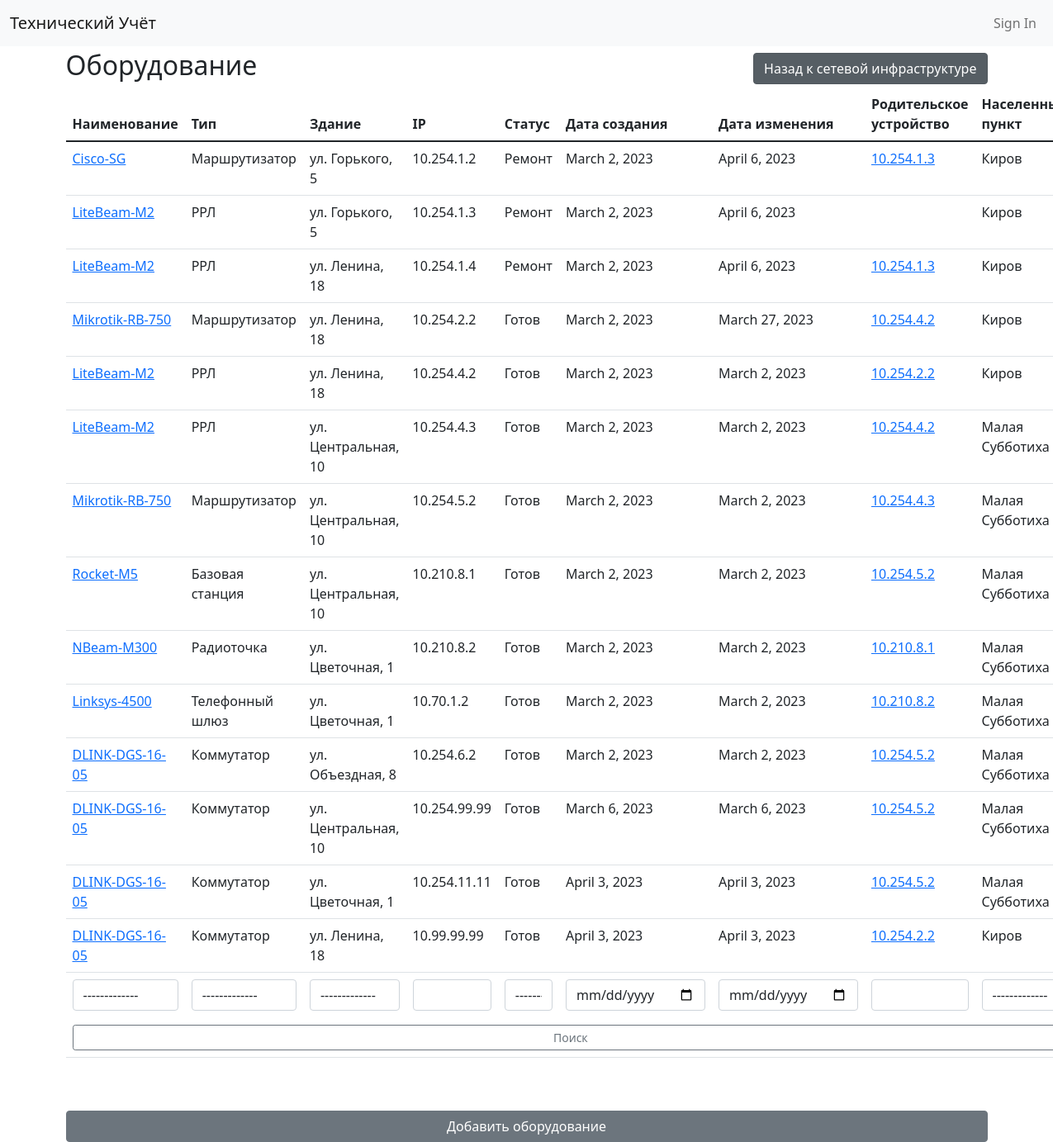
/nodes/, run on the app's committed database.
### nodes/models.py (models this page shows, shortened)
class Node(models.Model):
    name = models.ForeignKey(
        NodeName,
        on_delete=models.CASCADE,
        verbose_name="Наименование",
        null=True,
        blank=True
    )
    type = models.ForeignKey(NodeType, on_delete=models.CASCADE, verbose_name="Тип")
    created_date = models.DateField('Дата создания', auto_now_add=True)
    change_date = models.DateField('Дата изменения', auto_now=True)
    entity = models.ForeignKey(
        "entities.entity",
        on_delete=models.CASCADE,
        verbose_name="Сущность",
        null=True,
        blank=True
    )
    status = models.ForeignKey(
        'abonents.objectstatus',
        on_delete=models.CASCADE,
        verbose_name="Статус",
        null=True,
        blank=True
    )
    building = models.ForeignKey(
        'buildings.building',
        on_delete=models.CASCADE,
        verbose_name="Здание",
        null=True,
        blank=True
    )
    ip_address = models.GenericIPAddressField("IP адрес", null=True, blank=True)
    parent = models.ForeignKey('self', models.CASCADE, null=True, blank=True, verbose_name='Родительское устройство')
    class Meta:
        verbose_name = "Логическое устройство"
        verbose_name_plural = "Логические устройства"
        ordering = ['id']
    def get_absolute_url(self):
        return reverse('node-detail', kwargs={'pk': self.pk})
    def __str__(self):
        return f'{self.name.name} {self.ip_address}'

class NodeName(models.Model):
    name = models.CharField('Наименование', max_length=16, unique=True)
    type = models.ForeignKey(
        NodeType,
        on_delete=models.CASCADE,
        verbose_name="Тип",
        null=True,
        blank=True
    )
    class Meta:
        verbose_name = "Имя оборудования"
        verbose_name_plural = "Имена оборудования"
        ordering = ['id']
    def __str__(self):
        return self.name

class NodeType(models.Model):
    name = models.CharField('Наименование', max_length=16, unique=True)
    class Meta:
        verbose_name = "Тип оборудования"
        verbose_name_plural = "Типы оборудования"
        ordering = ['id']
    def __str__(self):
        return self.name

### buildings/models.py (models this page shows)
class Building(models.Model):
    type = models.ForeignKey(BuildingType, on_delete=models.CASCADE, verbose_name="Тип")
    street = models.CharField('Улица', max_length=25, unique=False)
    house = models.CharField('Дом', max_length=8, unique=False)
    region = models.ForeignKey(Region, models.CASCADE, blank=True, null=True)
    class Meta:
        verbose_name = "Здание"
        verbose_name_plural = "Здания"
        ordering = ['id']
    def __str__(self):
        return f'{self.street}, {self.house}'

class Region(models.Model):
    name = models.CharField('Наименование населенного пункта', max_length=50, unique=True)
    type = models.ForeignKey(RegionType, on_delete=models.CASCADE)
    class Meta:
        verbose_name = "Регион"
        verbose_name_plural = "Регионы"
        ordering = ['id']
    def __str__(self):
        return self.name

### abonents/models.py (models this page shows)
class ObjectStatus(models.Model):
    name = models.CharField('Наименование', max_length=50, unique=True)
    class Meta:
        verbose_name = "Статус объекта"
        verbose_name_plural = "Статусы объектов"
        ordering = ['id']
    def __str__(self):
        return self.name

### nodes/views.py (the view, shortened to what this page needs)
# urls.py: path("", ListAndCreateNodeView.as_view(), name='node-list'),
class ListAndCreateNodeView(CreateView):
    model = Node
    template_name = "nodes/list.html"
    fields = create_and_update_fileds
    def get_context_data(self, **kwargs):
        context = super().get_context_data(**kwargs)
        qs = self.model.objects.all()
        filtered = False
        if self.request.GET.get('type'):
            _type = self.request.GET.get('type')
            if _type.isdigit():
                qs = qs.filter(type__id=int(_type))
                filtered = True
                context['select_type'] = int(_type)
        if self.request.GET.get('name'):
            name = self.request.GET.get('name')
            if name.isdigit():
                qs = qs.filter(name__id=int(name))
                filtered = True
                context['select_name'] = int(name)
        if self.request.GET.get('building'):
            building = self.request.GET.get('building')
            if building.isdigit():
                qs = qs.filter(building__id=int(building))
                filtered = True
                context['select_building'] = int(building)
        if self.request.GET.get('ip_address'):
            ip_address = self.request.GET.get('ip_address')
            qs = qs.filter(ip_address__icontains=ip_address)
            filtered = True
            context['ip_address'] = ip_address
        if self.request.GET.get('parent_ip_address'):
            parent_ip_address = self.request.GET.get('parent_ip_address')
            qs = qs.filter(parent__ip_address__icontains=parent_ip_address)
            filtered = True
            context['parent_ip_address'] = parent_ip_address
        if self.request.GET.get('object_status'):
            object_status = self.request.GET.get('object_status')
            if object_status.isdigit():
                qs = qs.filter(status__id=int(object_status))
                context['select_object_status'] = int(object_status)
                filtered = True
        if self.request.GET.get('region'):
            region = self.request.GET.get('region')
            if region.isdigit():
                qs = qs.filter(building__region__id=int(region))
                filtered = True
                context['select_region'] = int(region)
        page = 1
        if self.request.GET.get('page'):
            page = self.request.GET.get('page')
            if page.isdigit():
                page = int(page)
        paginator = Paginator(qs, 20)
        context['nodes_pages'] = paginator.num_pages
        context["nodes"] = paginator.get_page(page)
        context["object_statuses"] = ObjectStatus.objects.all()
        context['buildings'] = Building.objects.select_related('region').all()
        context['node_names'] = NodeName.objects.select_related('type').all()
        context['all_nodes'] = Node.objects.all() # поправить
        context["node_types"] = NodeType.objects.all()
        context["regions"] = Region.objects.all()
        context["filtered"] = filtered
        return context

### techuchet/users/context_processors.py (called while the page is built)
def allauth_settings(request):
    return {
        "ACCOUNT_ALLOW_REGISTRATION": settings.ACCOUNT_ALLOW_REGISTRATION,
    }

### nodes/templates/nodes/list.html (shortened to what this page needs)
{% extends "base.html" %}
{% load crispy_forms_tags %}
{% block content %}
    <div class="d-flex justify-content-between align-items-center">
      <h2>Оборудование</h2>
      <a href="{% url 'net_infrustructure' %}"><button class="btn btn-secondary active" role="button" aria-pressed="true">Назад к сетевой инфраструктуре</button></a>
    </div>
    <table class="table">
        <thead>
          <tr>
            <th scope="col">Наименование</th>
            <th scope="col">Тип</th>
            <th scope="col">Здание</th>
            <th scope="col">IP</th>
            <th scope="col">Статус</th>
            <th scope="col">Дата создания</th>
            <th scope="col">Дата изменения</th>
            <th scope="col">Родительское устройство</th>
            <th scope="col">Населенный пункт</th>
          </tr>
        </thead>
        <tbody>
            {% for node in nodes %}
                <tr>
                  <td><a href="{{ node.get_absolute_url }}">{{ node.name.name }}</a></td>
                    <td>{{ node.type }}</td>
                    <td>{{ node.building }}</td>
                    <td>{{ node.ip_address }}</td>
                    <td>{{ node.status }}</td>
                    <td>{{ node.created_date }}</td>
                    <td>{{ node.change_date }}</td>
                    <td>
                      {% if node.parent %}
                        <a href="{{ node.parent.get_absolute_url }}">{{ node.parent.ip_address }}</a>
                      {% endif %}
                    </td>
                    <td>{{ node.building.region }}</td>
                </tr>
            {% endfor %}
            <form action=".">
              <tr class="form-table-search-tr">
                <td>
                  <select name="name" class="form-control form-table-search-input">
                    <option value="">-------------</option>
                  </select>
                </td>
                <td>
                  <select name="type" class="form-control form-table-search-input">
                    <option value="">-------------</option>
                  </select>
                </td>
                <td>
                  <select name="building" class="form-control form-table-search-input">
                    <option value="">-------------</option>
                  </select>
                </td>
                <td><input name="ip_address" {% if ip_address %}value="{{ip_address}}"{% endif %} class="form-control form-table-search-input"></input></td>
                <td>
                  <select name="object_status" class="form-control form-table-search-input">
                    <option value="">-------------</option>
                  </select>
                </td>
                <td><input type="date" {% if created_date %}value="{{created_date}}"{% endif %} name="created_date" class="form-control form-table-search-input"></input></td>
                <td><input type="date" {% if change_date %}value="{{change_date}}"{% endif %} name="change_date" class="form-control form-table-search-input"></input></td>
                <td>
                  <input name="parent_ip_address" {% if parent_ip_address %}value="{{parent_ip_address}}"{% endif %} class="form-control form-table-search-input"></input>
                </td>
                <td>
                  <select name="region" class="form-control form-table-search-input">
                    <option value="">-------------</option>
                  </select>
                </td>
              </tr>
              <tr {% if filtered %}class="form-table-search-tr"{% endif %}>
                <td colspan="9"><button class="w-100 btn btn-outline-secondary btn-sm" type="submit">Поиск</button></td>
              </tr>
            </form>
        </tbody>
      </table>
      <button type="button" class="w-100 btn btn-secondary mt-5" id="modal-btn" data-bs-toggle="modal" data-bs-target="#exampleModal">
        Добавить оборудование
      </button>
{% endblock %}

### techuchet/static/css/project.css (style rules this page uses)
.form-table-search-input { width: 100%; }
.form-table-search-tr { border-color: white; }

### data on the page
Node: name.name "Cisco-SG", type "Маршрутизатор", building "ул. Горького, 5", ip_address "10.254.1.2", status "Ремонт", created_date "March 2, 2023", change_date "April 6, 2023", parent.ip_address "10.254.1.3", building.region "Киров"
Node: name.name "LiteBeam-M2", type "РРЛ", building "ул. Горького, 5", ip_address "10.254.1.3", status "Ремонт", created_date "March 2, 2023", change_date "April 6, 2023", building.region "Киров"
Node: name.name "LiteBeam-M2", type "РРЛ", building "ул. Ленина, 18", ip_address "10.254.1.4", status "Ремонт", created_date "March 2, 2023", change_date "April 6, 2023", parent.ip_address "10.254.1.3", building.region "Киров"
Node: name.name "Mikrotik-RB-750", type "Маршрутизатор", building "ул. Ленина, 18", ip_address "10.254.2.2", status "Готов", created_date "March 2, 2023", change_date "March 27, 2023", parent.ip_address "10.254.4.2", building.region "Киров"
Node: name.name "LiteBeam-M2", type "РРЛ", building "ул. Ленина, 18", ip_address "10.254.4.2", status "Готов", created_date "March 2, 2023", change_date "March 2, 2023", parent.ip_address "10.254.2.2", building.region "Киров"
Node: name.name "LiteBeam-M2", type "РРЛ", building "ул. Центральная, 10", ip_address "10.254.4.3", status "Готов", created_date "March 2, 2023", change_date "March 2, 2023", parent.ip_address "10.254.4.2", building.region "Малая Субботиха"
Node: name.name "Mikrotik-RB-750", type "Маршрутизатор", building "ул. Центральная, 10", ip_address "10.254.5.2", status "Готов", created_date "March 2, 2023", change_date "March 2, 2023", parent.ip_address "10.254.4.3", building.region "Малая Субботиха"
Node: name.name "Rocket-M5", type "Базовая станция", building "ул. Центральная, 10", ip_address "10.210.8.1", status "Готов", created_date "March 2, 2023", change_date "March 2, 2023", parent.ip_address "10.254.5.2", building.region "Малая Субботиха"
Node: name.name "NBeam-M300", type "Радиоточка", building "ул. Цветочная, 1", ip_address "10.210.8.2", status "Готов", created_date "March 2, 2023", change_date "March 2, 2023", parent.ip_address "10.210.8.1", building.region "Малая Субботиха"
Node: name.name "Linksys-4500", type "Телефонный шлюз", building "ул. Цветочная, 1", ip_address "10.70.1.2", status "Готов", created_date "March 2, 2023", change_date "March 2, 2023", parent.ip_address "10.210.8.2", building.region "Малая Субботиха"
Node: name.name "DLINK-DGS-16-05", type "Коммутатор", building "ул. Объездная, 8", ip_address "10.254.6.2", status "Готов", created_date "March 2, 2023", change_date "March 2, 2023", parent.ip_address "10.254.5.2", building.region "Малая Субботиха"
Node: name.name "DLINK-DGS-16-05", type "Коммутатор", building "ул. Центральная, 10", ip_address "10.254.99.99", status "Готов", created_date "March 6, 2023", change_date "March 6, 2023", parent.ip_address "10.254.5.2", building.region "Малая Субботиха"
Node: name.name "DLINK-DGS-16-05", type "Коммутатор", building "ул. Цветочная, 1", ip_address "10.254.11.11", status "Готов", created_date "April 3, 2023", change_date "April 3, 2023", parent.ip_address "10.254.5.2", building.region "Малая Субботиха"
Node: name.name "DLINK-DGS-16-05", type "Коммутатор", building "ул. Ленина, 18", ip_address "10.99.99.99", status "Готов", created_date "April 3, 2023", change_date "April 3, 2023", parent.ip_address "10.254.2.2", building.region "Киров"
